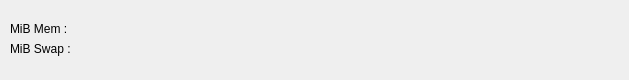
<?xml version="1.0" encoding="UTF-8"?>
<ui version="4.0">
 <class>MemDialog</class>
 <widget class="QDialog" name="MemDialog">
  <property name="geometry">
   <rect>
    <x>0</x>
    <y>0</y>
    <width>629</width>
    <height>80</height>
   </rect>
  </property>
  <property name="windowTitle">
   <string>Dialog</string>
  </property>
  <widget class="QLabel" name="memInfo">
   <property name="geometry">
    <rect>
     <x>10</x>
     <y>20</y>
     <width>701</width>
     <height>17</height>
    </rect>
   </property>
   <property name="text">
    <string>MiB Mem :</string>
   </property>
  </widget>
  <widget class="QLabel" name="swpInfo">
   <property name="geometry">
    <rect>
     <x>10</x>
     <y>40</y>
     <width>701</width>
     <height>17</height>
    </rect>
   </property>
   <property name="text">
    <string>MiB Swap :</string>
   </property>
  </widget>
 </widget>
 <resources/>
 <connections/>
</ui>
